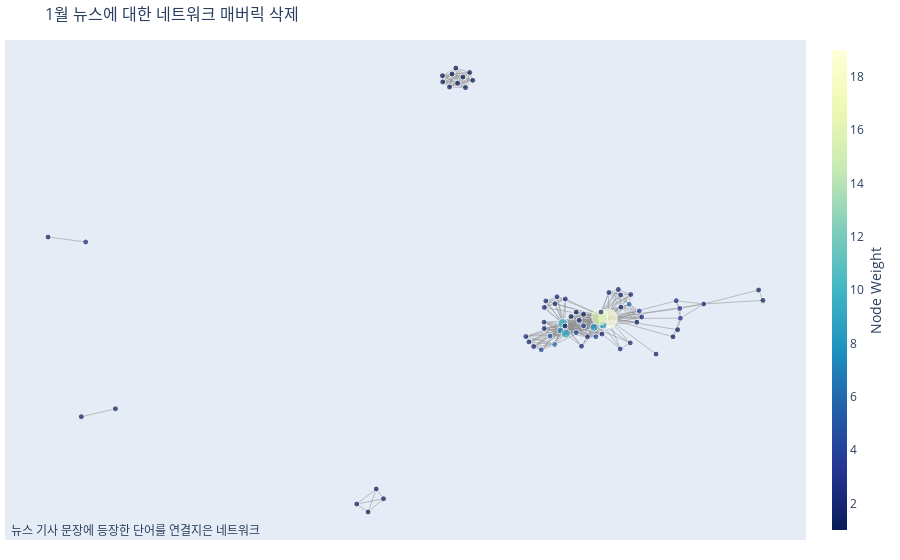

Source (notebook cell):
### Code cell
# networkx의 spring layout 사용
spring2d = nx.spring_layout(g)

# 네트워크 객체에 pos 속성으로 [x, y] 좌표 변경
for _key in spring2d:
    g.nodes[_key]['pos'] = [spring2d[_key][0],spring2d[_key][1]]
    
# edge 좌표 [시작, 끝, None] 2차원이기 때문에 None값
edge_x = []
edge_y = []

for edge in g.edges():
    x0, y0 = g.nodes[edge[0]]['pos']
    x1, y1 = g.nodes[edge[1]]['pos']
    edge_x.append(x0)
    edge_x.append(x1)
    edge_x.append(None)
    edge_y.append(y0)
    edge_y.append(y1)
    edge_y.append(None)

# edge 그래프 선으로 그리기
edge_trace = go.Scatter(
    x=edge_x, 
    y=edge_y,
    line=dict(width=0.5, color='#888'),
    hoverinfo='none',
    mode='lines'
)

# node 좌표
node_x = []
node_y = []
for node in g.nodes():
    x, y = g.nodes[node]['pos']
    node_x.append(x)
    node_y.append(y)

# plotly document에 따라 설정
# node 그래프 마커, 동그라미로 그리기
node_trace = go.Scatter(
    x=node_x, 
    y=node_y,
    mode='markers',
    hoverinfo='text',
    marker=dict(
        showscale=True,
        colorscale='YlGnBu', # plotly에 검색해서 colorscale변경 가능
        reversescale=True,
        color=weight_list, # 노드가 가진 weight에 따라서 color 지정
        size=weight_list, # 노드가 가진 weight에 따라서 size 지정
        sizemin=3,
        colorbar=dict(
            thickness=15,
            title='Node Weight',
            xanchor='left',
            titleside='right'
        ),
        line_width=1)) # 마커 겉 테두리

# 노드 text 지정
node_text = []

for node in g.nodes():
    node_text.append('# name : '+ str(node))

node_trace.text = node_text

# 가중치 리스트 생성
weight_list = []

for i in g.nodes():
    weight_list.append(g.nodes[i]['weight'])
    
fig = go.Figure(
    data=[edge_trace, node_trace],
    layout=go.Layout(
                title=f'1월 뉴스에 대한 네트워크 매버릭 삭제<br>',
                titlefont_size=16,
                showlegend=False,
                hovermode='closest',
                margin=dict(b=20,l=5,r=5,t=40),
                annotations=[ dict(
                    text="뉴스 기사 문장에 등장한 단어를 연결지은 네트워크",
                    showarrow=False,
                    xref="paper", yref="paper",
                    x=0.005, y=-0.002 ) ],
                xaxis=dict(showgrid=False, zeroline=False, showticklabels=False),
                yaxis=dict(showgrid=False, zeroline=False, showticklabels=False))
                )
fig.show()

### Figure 1 — Plotly figure (JSON) as saved in the notebook; plotly's stock layout.template omitted (floating-point values rounded to 4 significant figures; data arrays with more than 128 entries replaced by an {"elided": "..."} marker saying what was removed)
{"data": [{"hoverinfo": "none", "line": {"color": "#888", "width": 0.5}, "mode": "lines", "type": "scatter", "x": {"elided": "1005 float values"}, "y": {"elided": "1005 float values"}}, {"hoverinfo": "text", "marker": {"color": [10, 19, 7, 9, 8, 1, 1, 1, 4, 16, 2, 8, 4, 2, 5, 2, 2, 2, 2, 2, 2, 2, 2, 4, 2, 2, 6, 4, 2, 2, 2, 2, 1, 2, 6, 4, 2, 2, 2, 2, 2, 3, 3, 2, 2, 2, 2, 1, 1, 1, 1, 1, 1, 1, 1, 1, 1, 1, 1, 1, 1, 1, 1, 1, 1, 1, 1, 1, 1, 1, 9], "colorbar": {"thickness": 15, "title": {"side": "right", "text": "Node Weight"}, "xanchor": "left"}, "colorscale": [[0, "rgb(255,255,217)"], [0.125, "rgb(237,248,177)"], [0.25, "rgb(199,233,180)"], [0.375, "rgb(127,205,187)"], [0.5, "rgb(65,182,196)"], [0.625, "rgb(29,145,192)"], [0.75, "rgb(34,94,168)"], [0.875, "rgb(37,52,148)"], [1, "rgb(8,29,88)"]], "line": {"width": 1}, "reversescale": true, "showscale": true, "size": [10, 19, 7, 9, 8, 1, 1, 1, 4, 16, 2, 8, 4, 2, 5, 2, 2, 2, 2, 2, 2, 2, 2, 4, 2, 2, 6, 4, 2, 2, 2, 2, 1, 2, 6, 4, 2, 2, 2, 2, 2, 3, 3, 2, 2, 2, 2, 1, 1, 1, 1, 1, 1, 1, 1, 1, 1, 1, 1, 1, 1, 1, 1, 1, 1, 1, 1, 1, 1, 1, 9], "sizemin": 3}, "mode": "markers", "text": ["# name : 대만", "# name : 탑건", "# name : 주인공", "# name : 점퍼", "# name : 파라마운트", "# name : 로스앤젤레스", "# name : 정윤섭", "# name : 특파원", "# name : 할리우드", "# name : 중국", "# name : 31일", "# name : 미국", "# name : 블룸버그 통신", "# name : 이날", "# name : 톰 크루즈", "# name : 조종사", "# name : 자유시보", "# name : 타이완 뉴스", "# name : SETN", "# name : 중화민국", "# name : 관객", "# name : 2019년", "# name : 크루즈", "# name : 제작진", "# name : 재킷", "# name : 경영진", "# name : 아버지", "# name : 1960년대", "# name : 미", "# name : 해군", "# name : 일본", "# name : 롯데엔터테인먼트", "# name : 월스트리트저널", "# name : WSJ", "# name : 텐센트", "# name : 2019년 7월", "# name : 공산당", "# name : 관리", "# name : 미군", "# name : 2019년 말", "# name : 나흘 만", "# name : 북미", "# name : 1억5천600만 달러", "# name : 1천930억 원", "# name : 메모리얼 데이", "# name : 현충일", "# name : 카톡", "# name : okjebo", "# name : 뉴스투데이", "# name : 36년 만", "# name : 1억 5천600만 달러", "# name : 약 1천9백억 원", "# name : 미국 현충일 연휴", "# name : 지난 2007년", "# name : 캐리비안의 해적:세상의 끝", "# name : 15년 만", "# name : 오는 22일", "# name : MBC", "# name : 24시간", "# name : 02-784-4000", "# name : 카카오톡", "# name : @mbc", "# name : 정영한", "# name : 아나운서", "# name : http", "# name : imnews", "# name : .imbc.com/", "# name : replay/2022/", "# name : nwtoday/article/6374402_35752.htm", "# name : 타이완"], "type": "scatter", "x": [0.04805, 0.1402, 0.04351, 0.05443, 0.1303, 0.09056, 0.06492, 0.07556, 0.09045, 0.1235, 0.08167, 0.1118, 0.07554, 0.01021, 0.02236, 0.009993, 0.03234, 0.05342, 0.01362, 0.03641, 0.01049, 0.08638, 0.09852, 0.1155, 0.1281, 0.126, 0.03181, 0.00432, -0.02089, -0.02709, -0.01103, 0.2089, 0.1991, 0.1666, 0.1834, 0.2042, 0.1866, 0.1613, 0.1421, 0.166, 0.3353, 0.2877, 0.2866, 0.2793, 0.1856, 0.1651, -0.9234, -1.0, 0.2726, 0.2821, 0.4469, 0.4558, -0.3483, -0.3317, -0.3169, -0.3714, 0.2381, -0.8628, -0.9323, -0.1696, -0.1969, -0.1551, -0.1499, -0.1413, -0.1963, -0.1351, -0.1824, -0.1775, -0.166, 0.05274], "y": [-0.08933, -0.0727, -0.1127, -0.123, -0.09425, -0.05823, -0.06591, -0.05103, -0.09694, -0.06803, -0.07834, -0.102, -0.1193, -0.1058, -0.1312, -0.08451, -0.02369, -0.007577, -0.01415, -0.0003907, -0.03582, -0.1646, -0.1333, -0.1334, -0.1243, -0.05109, -0.1587, -0.1767, -0.1503, -0.1326, -0.1657, -0.06748, -0.08487, -0.03484, -0.0254, -0.04761, 0.007103, 0.02395, 0.01387, 0.005388, -0.02429, -0.07144, -0.03905, -0.01359, -0.1535, -0.1737, 0.1816, 0.198, -0.1334, -0.1097, 0.02213, -0.01239, -0.7153, -0.6386, -0.6713, -0.6889, -0.1908, -0.3724, -0.3988, 0.7595, 0.7339, 0.7296, 0.6944, 0.7445, 0.7132, 0.7186, 0.6962, 0.7397, 0.7087, -0.09744]}], "layout": {"annotations": [{"showarrow": false, "text": "뉴스 기사 문장에 등장한 단어를 연결지은 네트워크", "x": 0.005, "xref": "paper", "y": -0.002, "yref": "paper"}], "autosize": true, "hovermode": "closest", "margin": {"b": 20, "l": 5, "r": 5, "t": 40}, "showlegend": false, "title": {"font": {"size": 16}, "text": "1월 뉴스에 대한 네트워크 매버릭 삭제<br>"}, "xaxis": {"autorange": true, "range": [-1.086, 0.5418], "showgrid": false, "showticklabels": false, "type": "linear", "zeroline": false}, "yaxis": {"autorange": true, "range": [-0.8158, 0.8601], "showgrid": false, "showticklabels": false, "type": "linear", "zeroline": false}}}
